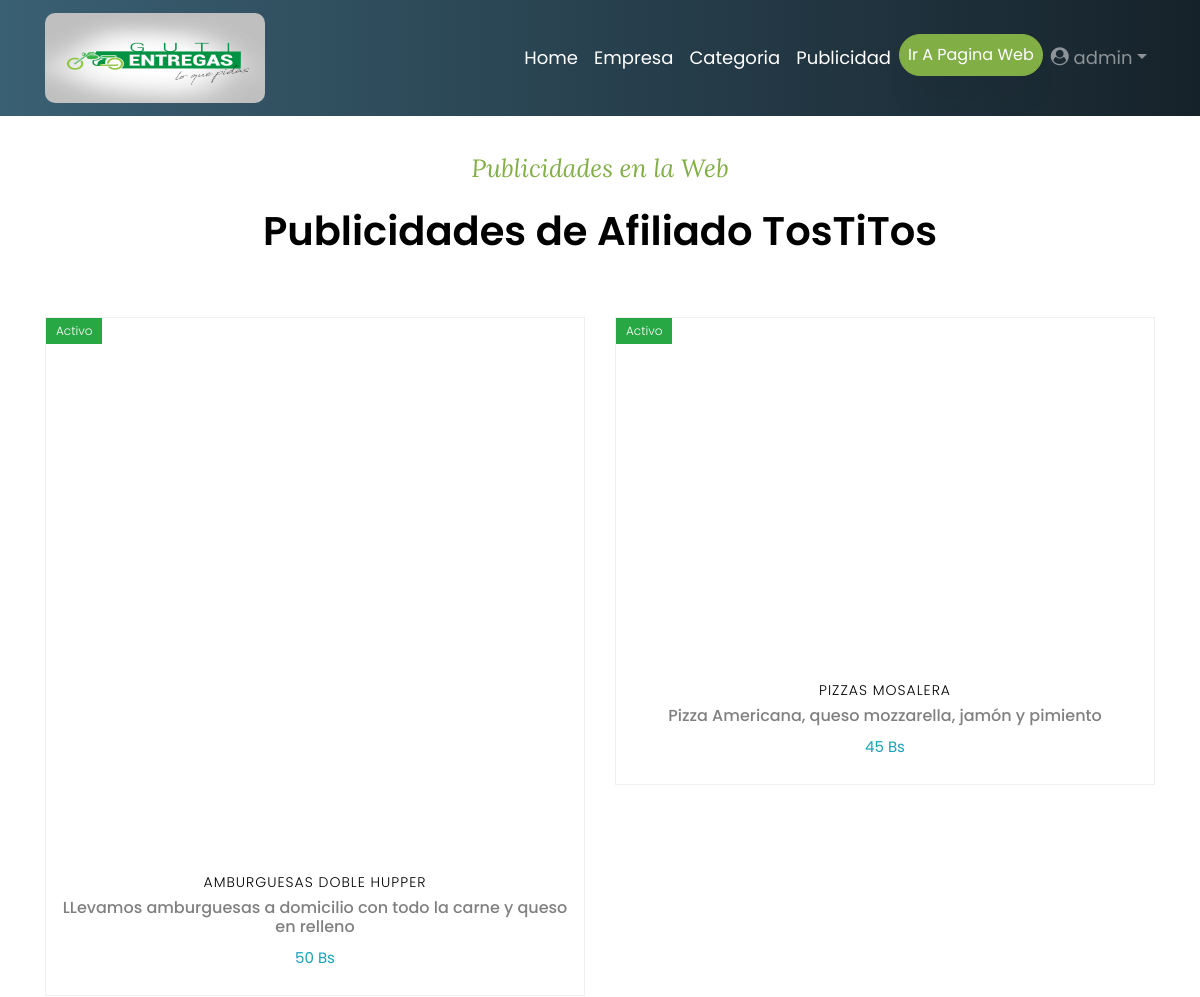
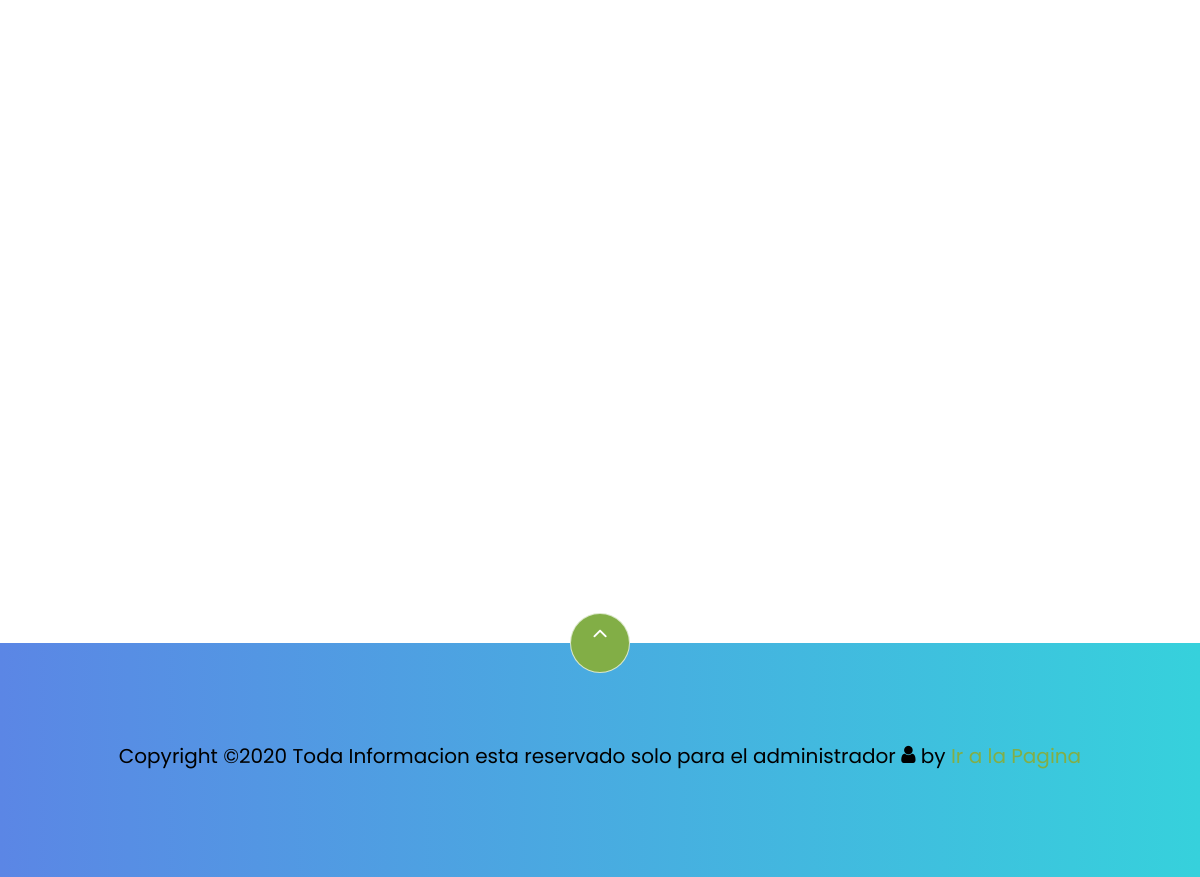
The app's page /web/mis_public.php?id=36 (signed in) with its own data (2 pictures, top to bottom).
### tables this page shows
CREATE TABLE `administrador` (
  `id_admin` int(10) NOT NULL,
  `user` varchar(100) NOT NULL,
  `pass` varchar(150) NOT NULL,
  `nom_empresa` varchar(150) NOT NULL,
  `celular` int(15) NOT NULL,
  `correo` varchar(200) NOT NULL,
  `logo` longblob NOT NULL
);

CREATE TABLE `empresa` (
  `id_empresa` int(10) NOT NULL,
  `nom_empresa` varchar(250) DEFAULT NULL,
  `cel_empresa` int(20) DEFAULT NULL,
  `dir_empresa` varchar(250) DEFAULT NULL,
  `logo_empresa` longblob DEFAULT NULL,
  `estado` tinyint(1) NOT NULL,
  `cat_id` int(10) DEFAULT NULL
);

CREATE TABLE `publicidad` (
  `id_public` int(10) NOT NULL,
  `nom_servicio` varchar(500) DEFAULT NULL,
  `desp_servicio` varchar(500) DEFAULT NULL,
  `precio` int(10) DEFAULT NULL,
  `foto` longblob DEFAULT NULL,
  `estado_public` tinyint(1) NOT NULL,
  `empresa_id` int(10) DEFAULT NULL
);

### web/mis_public.php (the view, shortened to what this page needs)
<?php
	if (!isset($_SESSION['user'])) {
		header('Location: index.php');
	}elseif(isset($_SESSION['user'])){
		include 'model/conexion.php';
		$id = $_GET['id'];
		$sentencia = $db->prepare("SELECT * FROM empresa WHERE id_empresa = ?;");
		$sentencia->execute([$id]);
		$edit_emp = $sentencia->fetch(PDO::FETCH_OBJ);
    $sentencia = $db->prepare("SELECT publicidad.id_public, publicidad.nom_servicio, publicidad.desp_servicio, publicidad.precio, publicidad.foto ,publicidad.estado_public FROM publicidad inner join
         empresa on empresa.id_empresa=publicidad.empresa_id WHERE empresa_id=? ;");
         $sentencia->execute([$id]);
    $publicidad = $sentencia->fetchAll(PDO::FETCH_OBJ);
	}else{
		echo "Error en el sistema";
	}
?>
<?php include "assets/admin-header.php"; ?>
<section class="ftco-section">
  <div class="container">
    <div class="row justify-content-center mb-3 pb-3">
      <div class="col-md-12 heading-section text-center ftco-animate">
        <span class="subheading">Publicidades en la Web</span>
        <h2 class="mb-4">Publicidades de Afiliado <?php echo $edit_emp->nom_empresa; ?></h2>
      </div>
    </div>
  </div>
  <div class="container">
    <div class="row">
			<?php foreach ($publicidad  as $public) { ?>
      <div class="col-md-6 col-lg-6 ftco-animate">
        <div class="product">
          <a href="#" class="img-prod"><img class="img-fluid" src="image/<?php echo $public->foto; ?>" alt="Colorlib Template">
						<?php if ($public->estado_public > 0): ?>
            <span class="status bg-success">Activo</span>
						<?php else: ?>
						<span class="status bg-danger">InActivo</span>
						<?php endif; ?>
          </a>
          <div class="text py-3 pb-4 px-3 text-center">
            <h3><a href="#"><?php echo $public->nom_servicio; ?></a></h3>
            <div class="d-flex">
              <div class="pricing">
                <h6 class="price"><span class="price-sale"><?php echo $public->desp_servicio; ?></span></h6>
              </div>
            </div>
						<div class="d-flex">
              <div class="pricing">
                <p class="price"><span class="price-sale text text-info"><?php echo $public->precio; ?> Bs</span></p>
              </div>
            </div>
          </div>
        </div>
      </div>
			<?php
		}?>
    </div>
  </div>
</section>
<?php include "assets/admin-footer.php"; ?>

### web/assets/admin-header.php (shortened to what this page needs)
<?php
	if (!isset($_SESSION['user'])) {
		header('Location: login.php');
	}elseif(isset($_SESSION['user'])){
        include 'model/conexion.php';
		$sentencia_adm = $db->query("SELECT * FROM administrador ;");
    $administrador = $sentencia_adm->fetchAll(PDO::FETCH_OBJ);
	}else{
		echo "Error en el sistema";
	}
?>
<!DOCTYPE html>
<html lang="en">
  <head>
    <link rel="stylesheet" href="css/open-iconic-bootstrap.min.css">
    <link rel="stylesheet" href="css/animate.css">
    <link rel="stylesheet" href="css/owl.carousel.min.css">
    <link rel="stylesheet" href="css/owl.theme.default.min.css">
    <link rel="stylesheet" href="css/magnific-popup.css">
    <link rel="stylesheet" href="css/aos.css">
    <link rel="stylesheet" href="css/ionicons.min.css">
    <link rel="stylesheet" href="css/bootstrap-datepicker.css">
    <link rel="stylesheet" href="css/jquery.timepicker.css">
		<link href="css/dataTables.bootstrap4.min.css" rel="stylesheet">
    <link rel="stylesheet" href="css/flaticon.css">
    <link rel="stylesheet" href="css/icomoon.css">
    <link rel="stylesheet" href="css/style.css">
  </head>
  <body class="goto-here">
    <nav class="navbar navbar-expand-lg navbar-dark ftco_navbar bg-dark ftco-navbar-dark" id="ftco-navbar">
	    <div class="container">
				<?php foreach($administrador as $adm): ?>
	      <a class="navbar-brand" href="empresa.php"><img src="image/<?php echo $adm->logo; ?>" style="height:90px; width: 220px; border-radius:10px;">
				</img></a>
				<?php endforeach; ?>
	      <div class="collapse navbar-collapse" id="ftco-nav">
	        <ul class="navbar-nav ml-auto">
	          <li class="nav-item active"><a href="<?php echo "perfil.php";?>" class="nav-link">Home</a></li>
						<li class="nav-item active"><a href="<?php echo "empresa.php";?>" class="nav-link">Empresa</a></li>
						<li class="nav-item active"><a href="<?php echo "cat.php"; ?>" class="nav-link">Categoria</a></li>
						<li class="nav-item active"><a href="<?php echo "publicidad.php";?>" class="nav-link">Publicidad</a></li>
	          <li class="nav-item "><a href="http://localhost/guti_entregas/master_web" class="btn btn-primary nav-link text-white">Ir A Pagina Web</a></li>
              <li class="nav-item dropdown">
              <a class="nav-link dropdown-toggle" href="#" id="dropdown04" data-toggle="dropdown" aria-haspopup="true" aria-expanded="false"><span class="icon-user-circle"></span>  <?php echo $_SESSION['user'] ?></a>
            </li>
	        </ul>
	      </div>
	    </div>
	  </nav>

### web/css/icomoon.css (style rules this page uses)
[class^="icon-"], [class*=" icon-"] { font-family: 'icomoon' !important; speak: none; font-style: normal; font-weight: normal; font-variant: normal; text-transform: none; line-height: 1; -webkit-font-smoothing: antialiased; -moz-osx-font-smoothing: grayscale; }
.icon-user-circle:before { content: "\f2bd"; }

### records on screen
administrador: logo (picture)
empresa: nom_empresa "TosTiTos"
publicidad: estado_public "Activo", nom_servicio "AMBURGUESAS DOBLE HUPPER", desp_servicio "LLevamos amburguesas a domicilio con todo la carne y queso en relleno", precio "50"
publicidad: estado_public "Activo", nom_servicio "PIZZAS MOSALERA", desp_servicio "Pizza Americana, queso mozzarella, jamón y pimiento", precio "45"

### other values on screen
$_SESSION['user'] "admin"
